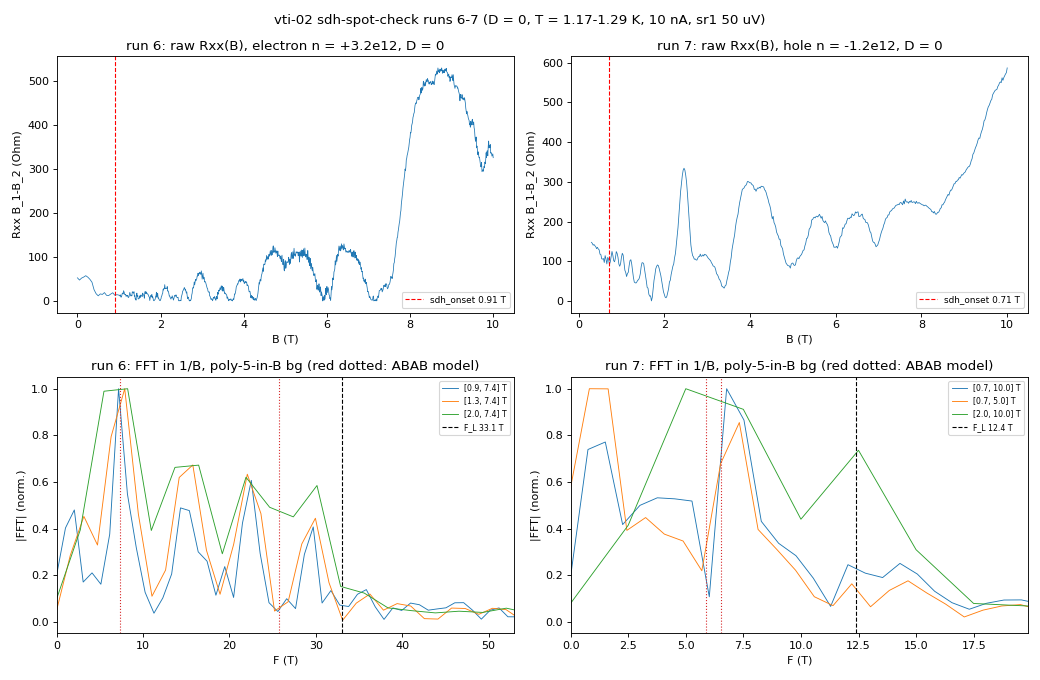

This chart was generated by the following Python code:
"""Runs 6-7 - sdh-spot-check at D = 0 (run-5 cal): electron n = +3.2e12 (B 0->10 T), hole n = -1.2e12 (B 10->0.3 T).
Raw first, then onset (sdh_onset) and 1/B FFTs (sdh_fft) against F_L and the ABAB model lines."""
import sys, warnings
from hera.analysis import resolve_channels, sdh_onset
sys.path.insert(0, str(Path.home() / "measurement_env" / "hera" / "models" / "tetralayer_fs_count"))
import fs_count_b0 as FS

SPOTS = {6: dict(n=3.2, side="electron", onset_win=(0.3, 7.4), wins=[(0.9, 7.4), (1.3, 7.4), (2.0, 7.4)]),
         7: dict(n=-1.2, side="hole", onset_win=(0.3, 10.0), wins=[(0.7, 10.0), (0.7, 5.0), (2.0, 10.0)])}
fig, ax = plt.subplots(2, 2, figsize=(13, 8.5))
for j, (rid, sp) in enumerate(SPOTS.items()):
    r = run(rid)
    ch = {c.cid: c for c in resolve_channels(r.meta)}
    B = r.col("magnet_field"); I = r.col("sr0_X") / ch["sr0"].gain
    R = np.abs((r.col("sr1_X") / ch["sr1"].gain) / I)
    o = np.argsort(B); B, R, I = B[o], R[o], I[o]
    FL = float(luttinger_frequency(abs(sp["n"]) * 1e16))
    abab = sorted(float(f) for f, k in FS.abab_fs(sp["n"] * 1e16)[1])
    print(f"run {rid} ({sp['side']}, n = {sp['n']:+.1f}e12, D = 0): {len(B)} pts, B {B.min():.2f}-{B.max():.2f} T, "
          f"R {R.min():.0f}-{R.max():.0f} Ohm (5 kOhm FS -> max {R.max()/50:.0f}%), I_drain {I.min()*1e9:.2f}-{I.max()*1e9:.2f} nA, "
          f"T {r.col('T_sample').min():.2f}-{r.col('T_sample').max():.2f} K, interrupted={r.interrupted}")
    print(f"  F_L = {FL:.2f} T; ABAB model (scale 1) {[round(f, 2) for f in abab]} T; ABCA model = F_L (single pocket)")
    lo, hi = sp["onset_win"]; m = (B >= lo) & (B <= hi)
    with warnings.catch_warnings(record=True) as w:
        warnings.simplefilter("always")
        on = sdh_onset(R[m], B[m], r_full_scale=5000.0)
    print("  " + on.summary().replace("\n", "\n  "))
    ax[0, j].plot(B, R, lw=0.7)
    ax[0, j].set_xlabel("B (T)"); ax[0, j].set_ylabel("Rxx B_1-B_2 (Ohm)")
    ax[0, j].set_title(f"run {rid}: raw Rxx(B), {sp['side']} n = {sp['n']:+.1f}e12, D = 0")
    ax[0, j].axvline(on.onset_b, color="r", ls="--", lw=1, label=f"sdh_onset {on.onset_b:.2f} T")
    ax[0, j].legend(fontsize=8)
    for lo, hi in sp["wins"]:
        f, S = sdh_fft(R[:, None], B, b_range=(lo, hi), bg_degree=5, log=False, nfft=2048)
        s = S[0]
        pk = [i for i in range(2, len(f) - 1) if s[i] > s[i - 1] and s[i] > s[i + 1] and f[i] > 1.0]
        pk = sorted(pk, key=lambda i: -s[i])[:6]
        print(f"  FFT [{lo}, {hi}] T (dF {1/(1/lo-1/hi):.2f} T): " + ", ".join(f"{f[i]:.1f}({s[i]/s[pk[0]]:.2f})" for i in sorted(pk)))
        ax[1, j].plot(f, s / s.max(), lw=0.8, label=f"[{lo}, {hi}] T")
    ax[1, j].axvline(FL, color="k", ls="--", lw=1, label=f"F_L {FL:.1f} T")
    for fa in abab:
        ax[1, j].axvline(fa, color="C3", ls=":", lw=1)
    ax[1, j].set_xlim(0, 1.6 * FL); ax[1, j].set_xlabel("F (T)"); ax[1, j].set_ylabel("|FFT| (norm.)")
    ax[1, j].set_title(f"run {rid}: FFT in 1/B, poly-5-in-B bg (red dotted: ABAB model)"); ax[1, j].legend(fontsize=7)
fig.suptitle("vti-02 sdh-spot-check runs 6-7 (D = 0, T = 1.17-1.29 K, 10 nA, sr1 50 uV)")
fig.tight_layout(); plt.show()
